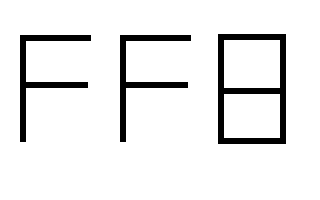
#> input picture testImg_320x200.png, 320 x 200 px
$ python Ising_computataion_largerImg.py
#> lines starting #> are read from the running program, lines starting #| are printed output that depends on the picture
import numpy as np
import math
import argparse
import os
from PIL import Image
import matplotlib.pyplot as plt
from matplotlib.pyplot import figure
import numpy as np
import copy
import random


image_size = 320*200
rows, cols = (200,320)
image_name ='testImg_320x200.png'


def img2bin(row,col,name):
    convertedImg = np.zeros((row, col))
    #open image (binary image) from https://www.pixilart.com/draw?ref=home-page
    binImg = Image.open(name)
    binImg = np.array(binImg)

    # Convert binary image rgba code [0 0 0 255] or [0 0 0 0] to 1 and -1 (memeory array)
    for r in range(row):
        for c in range(col):
            if binImg[r][c][3] > 0.5:
                # change there -1 or 1
                convertedImg[r][c] = -1
            else:
                convertedImg[r][c] = 1
    return convertedImg


# [15 lines left out: function img2bin_ver2, not called in this run]


def random_spin_generator(seed,row,col):
    # Randonly create spin (-1 and 1)
    convertedArr = np.zeros((row, col))
    np.random.seed(seed)
    convertedArr = np.floor(np.random.random((row, col)) + .5)

    for r in range(rows):
        for c in range(cols):
            if convertedArr[r][c] > 0.5:
                convertedArr[r][c] = 1
            else:
                convertedArr[r][c] = -1
    return convertedArr


def ind2str(x,y):
    return str(x) + ',' + str(y)


# [48 lines left out: function img2dict_generate_j, not called in this run]


def img2dict_generate_j_ver2(rows,cols,image_name):
    target_img = img2bin(rows,cols,image_name)
    padded_target_img = pad_zeros_2_list(target_img,rows,cols)
    # print(padded_target_img)

    # r = 2 # row
    # c = 2 # col
    new_J =[0,0,0,0,0,0,0,0]
    new_J_dict = {}
    edge = 1
    non_edge = -1
    for r in range(1, rows + 1):
        for c in range(1, cols + 1):
            if padded_target_img[r][c] == padded_target_img[r-1][c-1]:
                new_J[0] = edge
            else:
                new_J[0] = non_edge
            if padded_target_img[r][c] == padded_target_img[r-1][c]:
                new_J[1] = edge
            else:
                new_J[1] = non_edge
            if padded_target_img[r][c] == padded_target_img[r-1][c+1]:
                new_J[2] = edge
            else:
                new_J[2] = non_edge
            if padded_target_img[r][c] == padded_target_img[r][c+1]:
                new_J[3] = edge
            else:
                new_J[3] = non_edge
            if padded_target_img[r][c] == padded_target_img[r+1][c + 1]:
                new_J[4] = edge
            else:
                new_J[4] = non_edge
            if padded_target_img[r][c] == padded_target_img[r+1][c]:
                new_J[5] = edge
            else:
                new_J[5] = non_edge
            if padded_target_img[r][c] == padded_target_img[r+1][c-1]:
                new_J[6] = edge
            else:
                new_J[6] = non_edge
            if padded_target_img[r][c] == padded_target_img[r][c-1]:
                new_J[7] = edge
            else:
                new_J[7] = non_edge
            new_J_dict[ind2str(r-1, c-1)] = new_J
            new_J = [0, 0, 0, 0, 0, 0, 0, 0]
    return new_J_dict


def H_sigma_cal(r,c,spin,J):
    result = -(spin[r-1,c-1] * J.get(ind2str(r-1,c-1))[0] \
             + spin[r-1,c] * J.get(ind2str(r-1,c-1))[1] \
             + spin[r-1,c+1] * J.get(ind2str(r-1,c-1))[2] \
             + spin[r,c+1] * J.get(ind2str(r-1,c-1))[3] \
             + spin[r+1,c+1] * J.get(ind2str(r-1,c-1))[4] \
             + spin[r+1,c] * J.get(ind2str(r-1,c-1))[5] \
             + spin[r+1,c-1] * J.get(ind2str(r-1,c-1))[6] \
             + spin[r,c-1] * J.get(ind2str(r-1,c-1))[7])
    # print(str(spin[r-1,c-1]) + ',' + str(spin[r-1,c]) + ',' + str(spin[r-1,c+1]) + ',' + str(spin[r,c+1])
    #       + ',' + str(spin[r+1,c+1]) + ',' + str(spin[r+1,c]) + ',' + str(spin[r+1,c-1]) + ',' + str(spin[r,c-1]))

    return result


# [6 lines left out: function update_spin, not called in this run]


def update_spin_from_test_data(H_sigma):
    if H_sigma > 0:
        sigma = -1
    else:
        sigma = 1
    return sigma


def pad_zeros_2_list(thisArray,r,c):
    padded_array = np.zeros((r + 2, c + 2)) - 1
    # padded_array = np.zeros((r + 2, c + 2)) + 1
    padded_array[1:thisArray.shape[0]+1, 1:thisArray.shape[1]+1] = thisArray
    return padded_array


def Ising_start(this_spin,J,rows,cols,total_iteration,Ising_KPI):
    H_sigma_array = []
    for i in range(total_iteration):
        Ising_energy = 0
        # print('iteration = ' + str(i))
        next_spin = copy.deepcopy(this_spin)
        # print(thisSpinArray)
        for r in range(1,rows+1):
            H_sigma_row = []
            for c in range(1,cols+1):
                # print('(' + str(r-1) + ',' + str(c-1) + ')')
                H_sigma = H_sigma_cal(r, c, this_spin, J)
                H_sigma_row.append(H_sigma)
                Ising_energy = H_sigma*this_spin[r][c] + Ising_energy
                # print('Ising_energy = ' + str(Ising_energy))
                # print('H_sigma = ' + str(H_sigma))
                this_sigma = update_spin_from_test_data(H_sigma)
                # print('this_sigma = ' + str(this_sigma))
                next_spin[r][c] = this_sigma
            H_sigma_array.append(H_sigma_row)
        # print("-------------")
        # for i in range(len(H_sigma_array[0])):
        #     print(H_sigma_array[i])
        H_sigma_array = []
        # [10 lines of commented-out code are left out]
        Ising_KPI.append(Ising_energy)
        this_spin = next_spin

    return next_spin,Ising_KPI,H_sigma_array


# [103 lines left out: functions Ising_start_ver2, annealing, annealing_ver2, annealing_ver3, not called in this run]


J_dict = {ind2str(2,0): [1,1,-1,-1,1,1,1,1],
          ind2str(2,1): [-1,1,1,1,-1,-1,-1,-1],
          ind2str(2,2): [1,1,-1,-1,-1,-1,-1,1],
          ind2str(2,3): [-1,1,1,1,1,1,1,-1],
          ind2str(0,0): [1,1,1,1,-1,1,1,1],
          ind2str(0,1): [1,1,1,1,-1,-1,1,1],
          ind2str(0,2): [1,1,1,1,1,-1,-1,1],
          ind2str(0,3): [1,1,1,1,1,1,-1,1],
          ind2str(1,0): [1,1,1,-1,-1,1,1,1],
          ind2str(1,1): [-1,-1,-1,1,1,1,-1,-1],
          ind2str(1,2): [-1,-1,-1,-1,-1,1,1,1],
          ind2str(1,3): [1,1,1,1,1,1,-1,-1],
          ind2str(3,0): [1,1,-1,1,1,1,1,1],
          ind2str(3,1): [1,-1,-1,1,1,1,1,1],
          ind2str(3,2): [-1,-1,1,1,1,1,1,1],
          ind2str(3,3): [-1,1,1,1,1,1,1,1]}


def ising_test_data_140K():
    Ising_KPI = []
    # Generate random spin
    randomSpin = random_spin_generator(100,rows,cols)
    # print(randomSpin)
    initial_spin = pad_zeros_2_list(randomSpin,rows,cols)
    # print(initial_spin)

    plt.imshow(initial_spin, cmap='Greys')
    plt.axis('off')
    plt.savefig('Init.png')
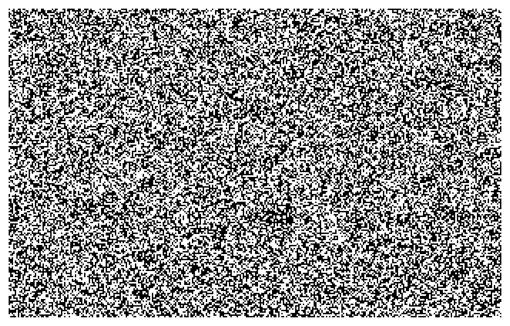
#> figure drawn by matplotlib, 1 panel
    plt.show()

    # Generate J
    J = img2dict_generate_j_ver2(rows,cols,image_name)
#> in img2bin, binImg is the input picture: PIL image 320x200 RGBA; mean R, G, B, A 0, 0, 0, 20.5

    # start Ising
    this_spin,KPI,H_sigma_array = Ising_start(initial_spin,J,rows,cols,2,Ising_KPI)


    # annealing
    next_spin = annealing_ver2(30,20000,this_spin,image_size, cols)
    # start Ising
    this_spin,KPI,H_sigma_array = Ising_start(next_spin,J,rows,cols,1,Ising_KPI)


    # annealing
    next_spin = annealing_ver2(30,1000,this_spin,image_size, cols)
    # start Ising
    this_spin,KPI,H_sigma_array = Ising_start(next_spin,J,rows,cols,1,Ising_KPI)


    # annealing
    next_spin = annealing_ver2(30,18000,this_spin,image_size, cols)
    # start Ising
    this_spin,KPI,H_sigma_array = Ising_start(next_spin,J,rows,cols,1,Ising_KPI)
    plt.axis('off')
    plt.savefig('iter1.png')
    plt.imshow(this_spin, cmap='Greys')
    plt.show()

    # annealing
    next_spin = annealing_ver2(30,300,this_spin,image_size, cols)
    # start Ising
    this_spin,KPI,H_sigma_array = Ising_start(next_spin,J,rows,cols,1,Ising_KPI)


    # annealing
    next_spin = annealing_ver2(30,16000,this_spin,image_size, cols)
    # start Ising
    this_spin,KPI,H_sigma_array = Ising_start(next_spin,J,rows,cols,2,Ising_KPI)


    # annealing
    next_spin = annealing_ver2(3,14000,this_spin,image_size,cols)
    # start Ising
    this_spin,KPI,H_sigma_array = Ising_start(next_spin,J,rows,cols,1,Ising_KPI)

    # annealing
    next_spin = annealing_ver2(3,30,this_spin,image_size,cols)
    # start Ising
    this_spin,KPI,H_sigma_array = Ising_start(next_spin,J,rows,cols,1,Ising_KPI)


    # annealing
    next_spin = annealing_ver2(4,10000,this_spin,image_size,cols)
    # start Ising
    this_spin,KPI,H_sigma_array = Ising_start(next_spin,J,rows,cols,2,Ising_KPI)
    plt.axis('off')
    plt.savefig('iter2.png')
    plt.imshow(this_spin, cmap='Greys')
    plt.show()

    # annealing
    next_spin = annealing_ver2(42,6000,this_spin,image_size,cols)
    # start Ising
    this_spin,KPI,H_sigma_array = Ising_start(next_spin,J,rows,cols,2,Ising_KPI)
    # print(this_spin)


    # annealing
    next_spin = annealing_ver2(60,4000,this_spin,image_size,cols)
    # start Ising
    this_spin,KPI,H_sigma_array = Ising_start(next_spin,J,rows,cols,2,Ising_KPI)

    # # annealing
    next_spin = annealing_ver2(6,3000,this_spin,image_size,cols)
    # start Ising
    this_spin,KPI,H_sigma_array = Ising_start(next_spin,J,rows,cols,2,Ising_KPI)


    # annealing
    next_spin = annealing_ver2(63,2000,this_spin,image_size,cols)
    # start Ising
    this_spin,KPI,H_sigma_array = Ising_start(next_spin,J,rows,cols,2,Ising_KPI)

    # annealing
    next_spin = annealing_ver2(63,1000,this_spin,image_size,cols)
    # start Ising
    this_spin,KPI,H_sigma_array = Ising_start(next_spin,J,rows,cols,2,Ising_KPI)


    # annealing
    next_spin = annealing_ver2(35,20,this_spin,image_size,cols)
    # start Ising
    this_spin,KPI,H_sigma_array = Ising_start(next_spin,J,rows,cols,20,Ising_KPI)
    # print(this_spin)
    plt.axis('off')
    plt.savefig('last.png')
    plt.imshow(this_spin, cmap='Greys')
    plt.show()

    KPI_new = [x / 10000 for x in KPI]

    # [10 lines of commented-out code are left out]
    return KPI_new


# KPI_test_data = ising_test_data()
# KPI_new = ising_test_data_ver2()

#> (the run stopped early here; a loop or call above may not have finished)
